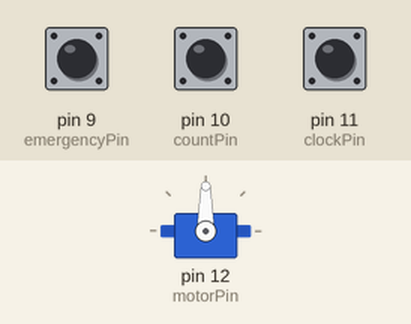
A sketch run on a simulated Arduino Uno, built with avr-gcc and run on an emulated ATmega328P. Shown: servo. The inputs (shaded band) are chosen by the test bench; at power-on: pin 10 (countPin) HIGH, pin 9 (emergencyPin) HIGH, pin 11 (clockPin) HIGH.

Above: at 1.2 s.
1.3 s: pin 10 (countPin) pulled LOW for 0.15 s
At 2.21 s:
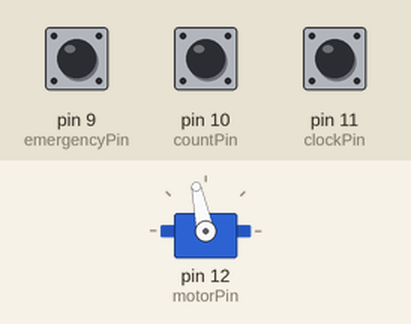
4.3 s: pin 9 (emergencyPin) pulled LOW for 0.15 s
At 5.1 s:
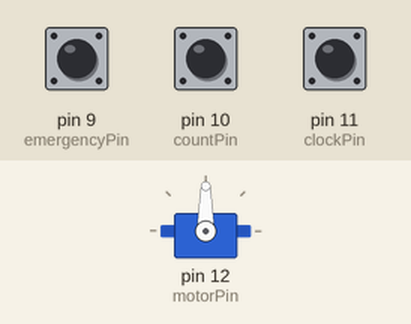
5.9 s: pin 11 (clockPin) pulled LOW for 0.15 s
At 6.7 s:
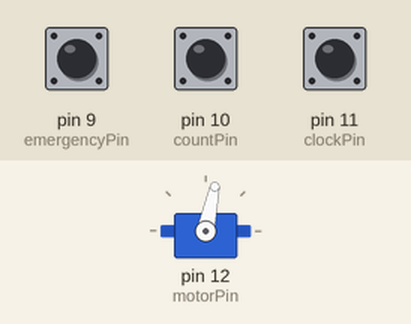
8.9 s: pin 9 (emergencyPin) pulled LOW for 1 s
At 9.8 s:
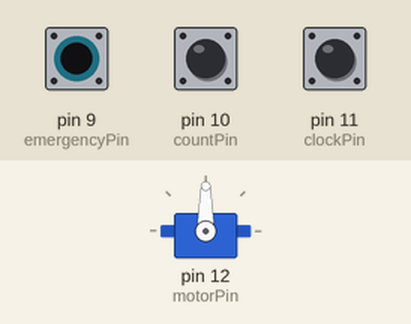
11.4 s: pin 10 (countPin) pulled LOW for 1 s
At 15.2 s:
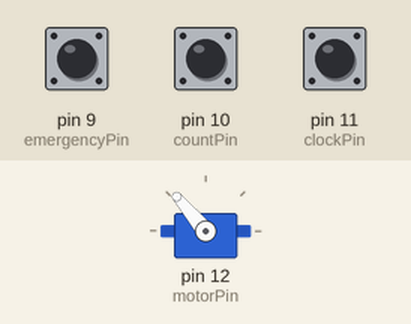
Timing chart, 0 to 15.4 s (numbered marks = the images above; inputs shaded):
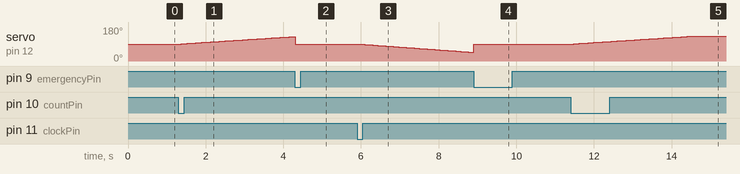

The sketch:

Parallax_motor.ino
```cpp
//Servo library
#include <Servo.h>

//Pin Connections
//13 wasn't used due to the bootloader from Arduino when powered
const int motorPin = 12;
const int clockPin = 11;      // Clockwise
const int countPin = 10;      // Counter-Clockwise
const int emergencyPin = 9;  //Pin to emergency stop to minimize damage

//Speeds for the motor
const int stopMode = 90;
const int clockSpeed = 45;
const int countSpeed = 130;

//90 is a full stop
//Reminder that the motor is lowering with the force of gravity
//Formula: |90 - speed|/90 ---> percentage of max speed
//Example: |90 - 60|/90 ---> 30/90 ---> 33% of max speed


//Time durations for the motor
unsigned long totalRun = 40000; //Total time the motor will be on if the button is pressed
unsigned long accTime = 3000;  //Time for acceleration (Milliseconds)
unsigned long decTime = 5000;  //Time for deceleration
unsigned long endCurrentTime = totalRun - decTime;

//The motor itself
Servo parallaxServo;
//Motor, at max speed, is about 50 - 60 RPM in optimal conditions

void setup() {
  pinMode(clockPin, INPUT_PULLUP); //INPUT_PULLUP is used to be aware of static electricity in the air
  pinMode(countPin, INPUT_PULLUP); //Will be turned on only when pressed
  pinMode(emergencyPin, INPUT_PULLUP);

  parallaxServo.attach(motorPin); //Attaches the motor to the pin (12)
}

void loop() {

  if(digitalRead(emergencyPin) == LOW) { //Low was when the button is pressed, current goes through
    // This creates a low-voltage area from the pin
    parallaxServo.write(stopMode); //StopMode is 90, stopping the motor
    delay(15);
  }


  if(digitalRead(clockPin) == LOW){
    unsigned long startTime = millis();
    //Begins the clock

   while (true) {
    unsigned long elapsedTime = millis() - startTime;
     //Takes in the relative time

    //If the button is ever pressed, a full absolute stop will be executed with priority
    if(digitalRead(emergencyPin) == LOW) {
      parallaxServo.write(stopMode);
      delay(15);
      break;
    }

    else if(elapsedTime <= accTime) { //If time is less than the time to accelerate, begin acceleration process
      int clockAccSpeed = map(elapsedTime, 0, accTime, stopMode, clockSpeed); //Scales the speed with the time from stop to speed
      //Takes in the elapsed time
      //Structure: map(value, fromLow, fromHigh, toLow, toHigh)
      //Takes in the value of time, starting at 0 to acceleration, scaled from stop to go!
      //At 0, it  will result in a stop, and at accTime -1, you will get full speed
      parallaxServo.write(clockAccSpeed);
      //Runs that time for the speed acceleration
    }

    else if ((elapsedTime > accTime) && (elapsedTime < endCurrentTime)) { //If time is between acceleration & deceleration period
      //Perform at normal speed
      parallaxServo.write(clockSpeed);
    }
    else if(elapsedTime >= endCurrentTime && elapsedTime <= totalRun) { //If time is passed main period so , deceleration begins
      int clockDecSpeed = map(elapsedTime, endCurrentTime, totalRun, clockSpeed, stopMode); //Goes from normal speed to stop
      //Structure: map(value, fromLow, fromHigh, toLow, toHigh)
      //Goes in from full speed to stop
      parallaxServo.write(clockDecSpeed);
    }
    else {
      parallaxServo.write(stopMode); //When done, stop
      break;
    }
    delay(1); //Time for the motor to get itself together, only 1/1000th of a second
   }
  }


//Same logic, just counterclockwise

   if(digitalRead(countPin) == LOW){
    unsigned long startTime = millis();
     //Begins timer

   while (true) {
    unsigned long elapsedTime = millis() - startTime;
     //Records relative elapsed time

    if(digitalRead(emergencyPin) == LOW) {
      parallaxServo.write(stopMode);
      delay(15);
      break;
    }

    else if(elapsedTime <= accTime) {
      int countAccSpeed = map(elapsedTime, 0, accTime, stopMode, countSpeed);
      //Begins the acceleration
      //Structure: map(value, fromLow, fromHigh, toLow, toHigh)
      parallaxServo.write(countAccSpeed);
    }

    else if ((elapsedTime > accTime) && (elapsedTime < endCurrentTime)) {
      //Will run at normal speed when in the middle interval
      parallaxServo.write(countSpeed);
    }
    else if(elapsedTime >= endCurrentTime && elapsedTime <= totalRun) {
      int countDecSpeed = map(elapsedTime, endCurrentTime, totalRun, countSpeed, stopMode);
      //Structure: map(value, fromLow, fromHigh, toLow, toHigh)
      parallaxServo.write(countDecSpeed);
    }
    else {
      parallaxServo.write(stopMode);
      break;
    }
    delay(1); //Makes sure the motor can handle it
   }
  }
}

//February 24, 2026
//Servo_Motor_Code v.5
```

Measured:
- after the input at 1.3 s, servo on pin 12 (motorPin): moves from 90° to 129° over 2.8 s, starting after 0.08 s
- after the input at 4.3 s, servo on pin 12 (motorPin): 129° → 90° at once
- after the input at 5.9 s, servo on pin 12 (motorPin): moves from 90° to 46° over 2.9 s, starting after 0.07 s
- after the input at 8.9 s, servo on pin 12 (motorPin): 46° → 90° at once
- after the input at 11.4 s, servo on pin 12 (motorPin): moves from 90° to 130° over 2.9 s, starting after 0.08 s
